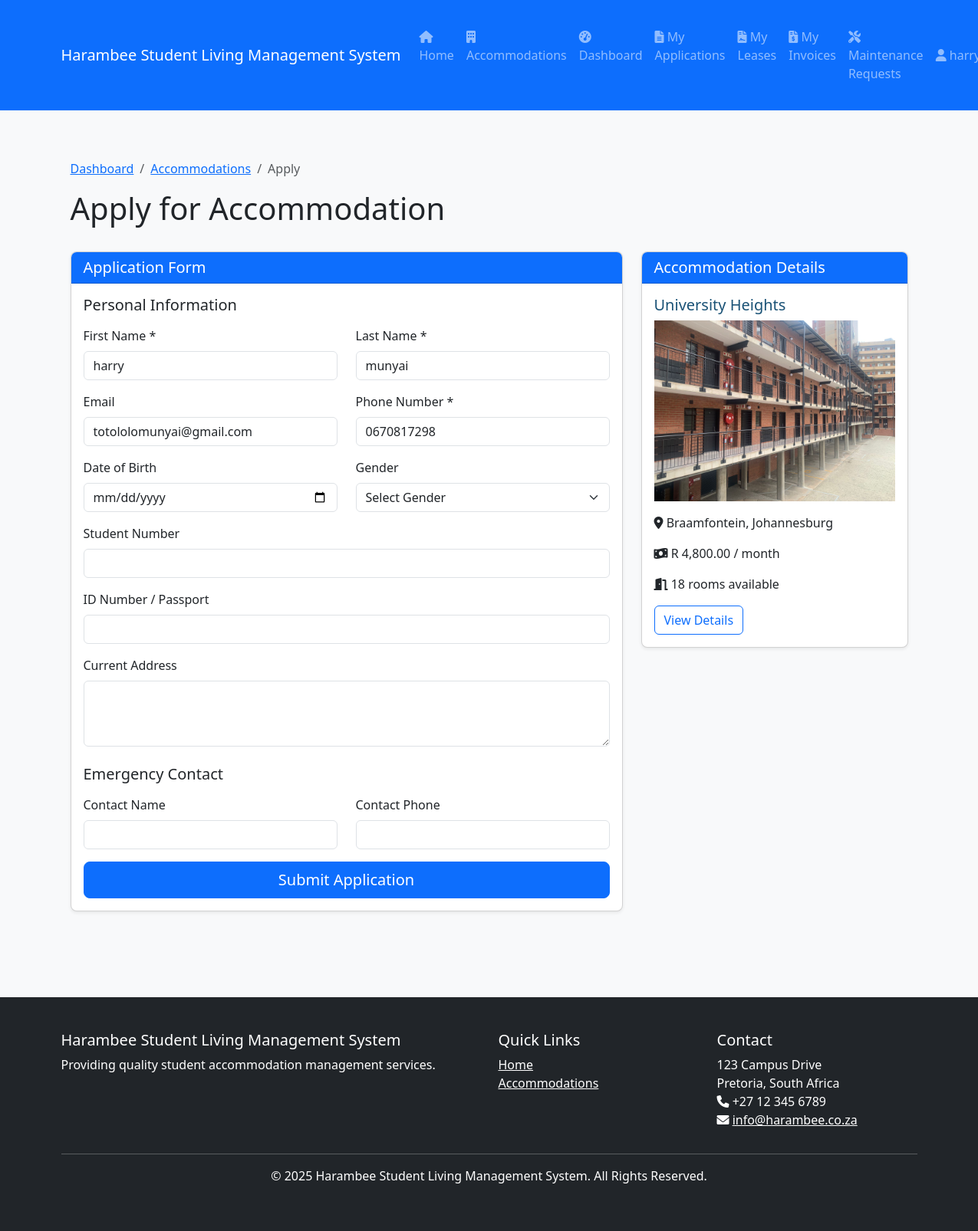
The page /applications.php?accommodation_id=4 (signed in) on the database as committed earlier.
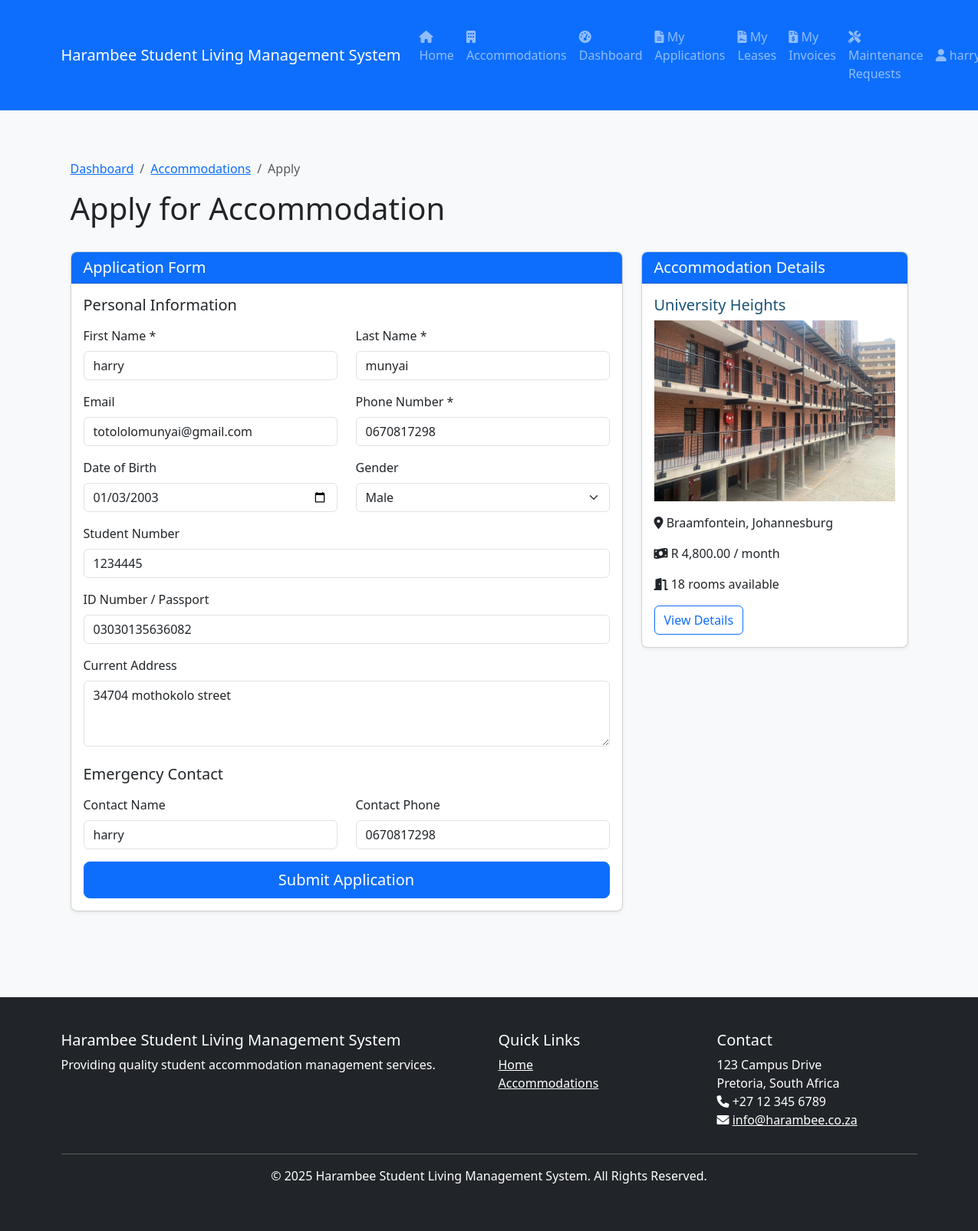
The same page on the database as committed later.
### tables this page shows
CREATE TABLE "student_profiles" (
            id INTEGER PRIMARY KEY AUTOINCREMENT,
            user_id INTEGER NOT NULL,
            student_number VARCHAR(50) NOT NULL,
            college VARCHAR(100) NOT NULL DEFAULT '',
            date_of_birth DATE,
            gender VARCHAR(10),
            id_number VARCHAR(20),
            address TEXT,
            emergency_contact_name VARCHAR(100),
            emergency_contact_phone VARCHAR(20),
            created_at DATETIME NOT NULL,
            FOREIGN KEY (user_id) REFERENCES users (id) ON DELETE CASCADE
        );

### applications.php (the view, shortened to what the changed rows need)
<?php
require_once 'includes/database.php';
require_once 'includes/functions.php';
require_once 'includes/authentication.php';
$applicationId = isset($_GET['id']) ? intval($_GET['id']) : 0;
$accommodationId = isset($_GET['accommodation_id']) ? intval($_GET['accommodation_id']) : 0;
if ($applicationId) {
    $application = getApplicationById($applicationId);
    if (!$application) {
        header('Location: applications.php');
        exit;
    }
    $canView = false;
    if (hasRole(ROLE_STUDENT)) {
        $canView = $application['user_id'] == $_SESSION['user_id'];
    } elseif (hasRole(ROLE_ADMIN)) {
        $canView = isAdminAssignedToAccommodation($_SESSION['user_id'], $application['accommodation_id']);
    } elseif (hasRole(ROLE_MASTER_ADMIN)) {
        $canView = true;
    }
    if (!$canView) {
        header('Location: applications.php');
        exit;
    }
} elseif ($accommodationId) {
    $accommodation = getAccommodationById($accommodationId);
    $user = getCurrentUser();
    $studentProfile = fetchOne("SELECT * FROM student_profiles WHERE user_id = ?", [$_SESSION['user_id']]);
}
include 'includes/header.php';
?>
<div class="container">
    <?php if ($applicationId && $application): ?>
        <div class="row mb-4">
            <div class="col-md-8">
                <nav aria-label="breadcrumb">
                    <ol class="breadcrumb">
                        <li class="breadcrumb-item"><a href="<?= hasRole([ROLE_MASTER_ADMIN, ROLE_ADMIN]) ? 'admin.php' : 'dashboard.php' ?>">Dashboard</a></li>
                        <li class="breadcrumb-item"><a href="applications.php">Applications</a></li>
                        <li class="breadcrumb-item active" aria-current="page">Application #<?= $application['id'] ?></li>
                    </ol>
                </nav>
                <h1>Application Details</h1>
            </div>
        </div>
        <div class="row">
            <div class="col-md-8">
                <div class="card mb-4">
                    <div class="card-header bg-primary text-white">
                        <h5 class="mb-0">Application #<?= $application['id'] ?></h5>
                    </div>
                    <div class="card-body">
                        <div class="row mb-3">
                            <div class="col-md-6">
                                <h6>Status</h6>
                                <?php if ($application['status'] == STATUS_PENDING): ?>
                                    <span class="badge bg-warning">Pending</span>
                                <?php elseif ($application['status'] == STATUS_APPROVED): ?>
                                    <span class="badge bg-success">Approved</span>
                                <?php elseif ($application['status'] == STATUS_REJECTED): ?>
                                    <span class="badge bg-danger">Rejected</span>
                                <?php endif; ?>
                            </div>
                            <div class="col-md-6">
                                <h6>Applied On</h6>
                                <p><?= formatDate($application['created_at']) ?></p>
                            </div>
                        </div>
                        <h6>Accommodation</h6>
                        <p><?= $application['accommodation_name'] ?></p>
                        <?php if (hasRole([ROLE_MASTER_ADMIN, ROLE_ADMIN])): ?>
                            <h6>Student</h6>
                            <p><?= $application['username'] ?> (<?= $application['email'] ?>)</p>
                        <?php endif; ?>
                        <?php if (!empty($application['notes'])): ?>
                            <h6>Notes</h6>
                            <p><?= nl2br($application['notes']) ?></p>
                        <?php endif; ?>
                    </div>
                </div>
                <?php if (hasRole([ROLE_MASTER_ADMIN, ROLE_ADMIN]) && $application['status'] == STATUS_PENDING): ?>
                    <div class="card mb-4">
                        <div class="card-header bg-primary text-white">
                            <h5 class="mb-0">Update Application Status</h5>
                        </div>
                        <div class="card-body">
                            <form method="post" action="applications.php">
                                <input type="hidden" name="application_id" value="<?= $application['id'] ?>">
                                <input type="hidden" name="action" value="update_status">
                                <div class="mb-3">
                                    <label for="status" class="form-label">Status</label>
                                    <select class="form-select" id="status" name="status" required>
                                        <option value="">Select Status</option>
                                        <option value="<?= STATUS_APPROVED ?>">Approve</option>
                                        <option value="<?= STATUS_REJECTED ?>">Reject</option>
                                    </select>
                                </div>
                                <div class="mb-3">
                                    <label for="notes" class="form-label">Notes</label>
                                    <textarea class="form-control" id="notes" name="notes" rows="3"><?= $application['notes'] ?></textarea>
                                </div>
                                <button type="submit" class="btn btn-primary">Update Status</button>
                            </form>
                        </div>
                    </div>
                <?php endif; ?>
            </div>
            <div class="col-md-4">
                <div class="card mb-4">
                    <div class="card-header bg-primary text-white">
                        <h5 class="mb-0">Accommodation Details</h5>
                    </div>
                    <div class="card-body">
                        <h6><?= $application['accommodation_name'] ?></h6>
                        <p><i class="fas fa-map-marker-alt"></i> <?= fetchOne("SELECT location FROM accommodations WHERE id = ?", [$application['accommodation_id']])['location'] ?></p>
                        <p><i class="fas fa-money-bill-wave"></i> <?= formatCurrency(fetchOne("SELECT price_per_month FROM accommodations WHERE id = ?", [$application['accommodation_id']])['price_per_month']) ?> / month</p>
                        <a href="accommodations.php?id=<?= $application['accommodation_id'] ?>" class="btn btn-outline-primary">View Accommodation</a>
                    </div>
                </div>
                <?php if ($application['status'] == STATUS_APPROVED): ?>
                    <?php
                    $lease = fetchOne("SELECT id FROM leases WHERE user_id = ? AND accommodation_id = ?",
                                     [$application['user_id'], $application['accommodation_id']]);
                    if ($lease):
                    ?>
                        <div class="card mb-4">
                            <div class="card-header bg-success text-white">
                                <h5 class="mb-0">Lease Created</h5>
                            </div>
                            <div class="card-body">
                                <p>A lease has been created for this application.</p>
                                <a href="leases.php?id=<?= $lease['id'] ?>" class="btn btn-outline-success">View Lease</a>
                            </div>
                        </div>
                    <?php endif; ?>
                <?php endif; ?>
            </div>
        </div>
    <?php elseif ($accommodationId && $accommodation && hasRole(ROLE_STUDENT)): ?>
        <div class="row mb-4">
            <div class="col-md-8">
                <nav aria-label="breadcrumb">
                    <ol class="breadcrumb">
                        <li class="breadcrumb-item"><a href="dashboard.php">Dashboard</a></li>
                        <li class="breadcrumb-item"><a href="accommodations.php">Accommodations</a></li>
                        <li class="breadcrumb-item active" aria-current="page">Apply</li>
                    </ol>
                </nav>
                <h1>Apply for Accommodation</h1>
            </div>
        </div>
        <div class="row">
            <div class="col-md-8">
                <div class="card mb-4">
                    <div class="card-header bg-primary text-white">
                        <h5 class="mb-0">Application Form</h5>
                    </div>
                    <div class="card-body">
                        <form method="post" action="applications.php" id="application_form">
                            <h5 class="mb-3">Personal Information</h5>
                            <div class="row mb-3">
                                <div class="col-md-6">
                                    <label for="first_name" class="form-label">First Name *</label>
                                    <input type="text" class="form-control" id="first_name" name="first_name" value="<?= $user['first_name'] ?? '' ?>" required>
                                </div>
                                <div class="col-md-6">
                                    <label for="last_name" class="form-label">Last Name *</label>
                                    <input type="text" class="form-control" id="last_name" name="last_name" value="<?= $user['last_name'] ?? '' ?>" required>
                                </div>
                            </div>
                            <div class="row mb-3">
                                <div class="col-md-6">
                                    <label for="email" class="form-label">Email</label>
                                    <input type="email" class="form-control" id="email" value="<?= $user['email'] ?>" readonly>
                                </div>
                                <div class="col-md-6">
                                    <label for="phone" class="form-label">Phone Number *</label>
                                    <input type="tel" class="form-control" id="phone" name="phone" value="<?= $user['phone'] ?? '' ?>" required>
                                </div>
                            </div>
                            <div class="row mb-3">
                                <div class="col-md-6">
                                    <label for="date_of_birth" class="form-label">Date of Birth</label>
                                    <input type="date" class="form-control datepicker" id="date_of_birth" name="date_of_birth" value="<?= $studentProfile['date_of_birth'] ?? '' ?>">
                                </div>
                                <div class="col-md-6">
                                    <label for="gender" class="form-label">Gender</label>
                                    <select class="form-select" id="gender" name="gender">
                                        <option value="">Select Gender</option>
                                        <option value="Male" <?= isset($studentProfile['gender']) && $studentProfile['gender'] == 'Male' ? 'selected' : '' ?>>Male</option>
                                    </select>
                                </div>
                            </div>
                            <div class="mb-3">
                                <label for="student_number" class="form-label">Student Number</label>
                                <input type="text" class="form-control" id="student_number" name="student_number" value="<?= $studentProfile['student_number'] ?? '' ?>">
                            </div>
                            <div class="mb-3">
                                <label for="id_number" class="form-label">ID Number / Passport</label>
                                <input type="text" class="form-control" id="id_number" name="id_number" value="<?= $studentProfile['id_number'] ?? '' ?>">
                            </div>
                            <div class="mb-3">
                                <label for="address" class="form-label">Current Address</label>
                                <textarea class="form-control" id="address" name="address" rows="3"><?= $studentProfile['address'] ?? '' ?></textarea>
                            </div>
                            <h5 class="mb-3 mt-4">Emergency Contact</h5>
                            <div class="row mb-3">
                                <div class="col-md-6">
                                    <label for="emergency_contact_name" class="form-label">Contact Name</label>
                                    <input type="text" class="form-control" id="emergency_contact_name" name="emergency_contact_name" value="<?= $studentProfile['emergency_contact_name'] ?? '' ?>">
                                </div>
                                <div class="col-md-6">
                                    <label for="emergency_contact_phone" class="form-label">Contact Phone</label>
                                    <input type="tel" class="form-control" id="emergency_contact_phone" name="emergency_contact_phone" value="<?= $studentProfile['emergency_contact_phone'] ?? '' ?>">
                                </div>
                            </div>
                            <div class="d-grid gap-2">
                                <button type="submit" class="btn btn-primary btn-lg">Submit Application</button>
                            </div>
                        </form>
                    </div>
                </div>
            </div>
            <div class="col-md-4">
                <div class="card">
                    <div class="card-header bg-primary text-white">
                        <h5 class="mb-0">Accommodation Details</h5>
                    </div>
                    <div class="card-body">
                        <h5 class="card-title"><?= $accommodation['name'] ?></h5>
                        <?php if (!empty($accommodation['image_path'])): ?>
                            <img src="uploads/accommodations/<?= $accommodation['image_path'] ?>" class="img-fluid mb-3" alt="<?= $accommodation['name'] ?>">
                        <?php endif; ?>
                        <p><i class="fas fa-map-marker-alt"></i> <?= $accommodation['location'] ?></p>
                        <p><i class="fas fa-money-bill-wave"></i> <?= formatCurrency($accommodation['price_per_month']) ?> / month</p>
                        <p><i class="fas fa-door-open"></i> <?= $accommodation['rooms_available'] ?> rooms available</p>
                        <a href="accommodations.php?id=<?= $accommodation['id'] ?>" class="btn btn-outline-primary">View Details</a>
                    </div>
                </div>
            </div>
        </div>
    <?php endif; ?>
</div>
<?php include 'includes/footer.php'; ?>

Rows that differ between the two databases and show on the page:
now on this page (row edited): student_profiles: date_of_birth "01/03/2003", gender "Male", student_number "1234445", id_number "03030135636082", address "34704 mothokolo street", emergency_contact_name "harry", emergency_contact_phone "0670817298"
Other text that changed with them:
form field gender: "Select Gender" → (not shown)
